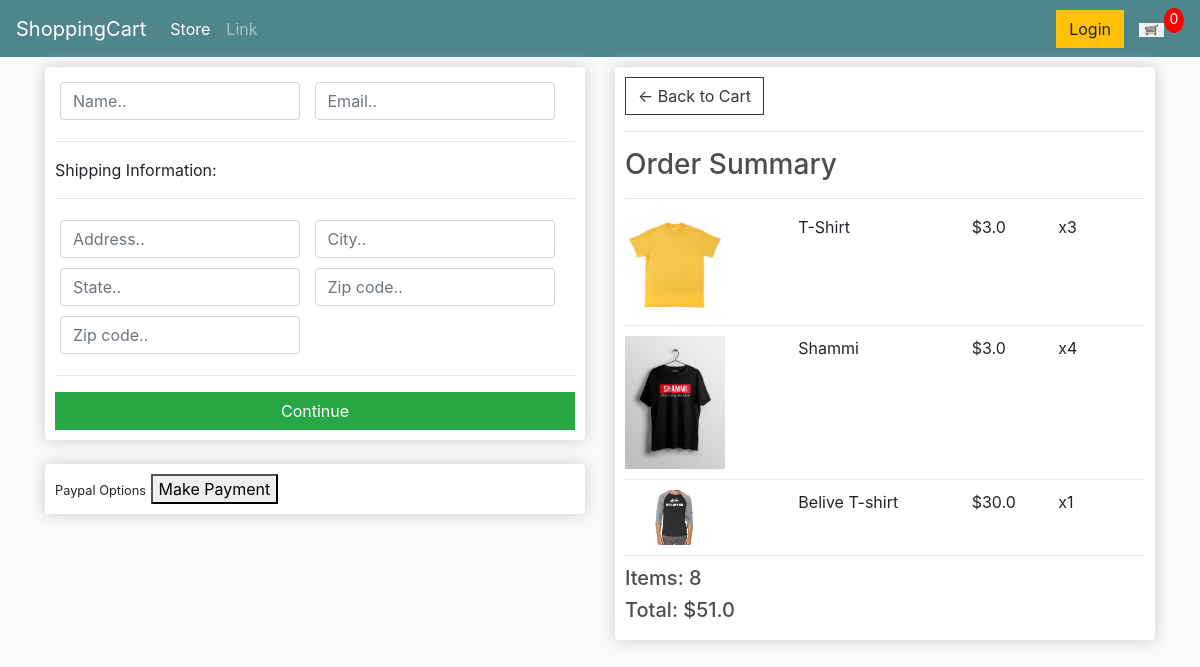
/checkout/ (signed in), run on an earlier commit of the app's database.
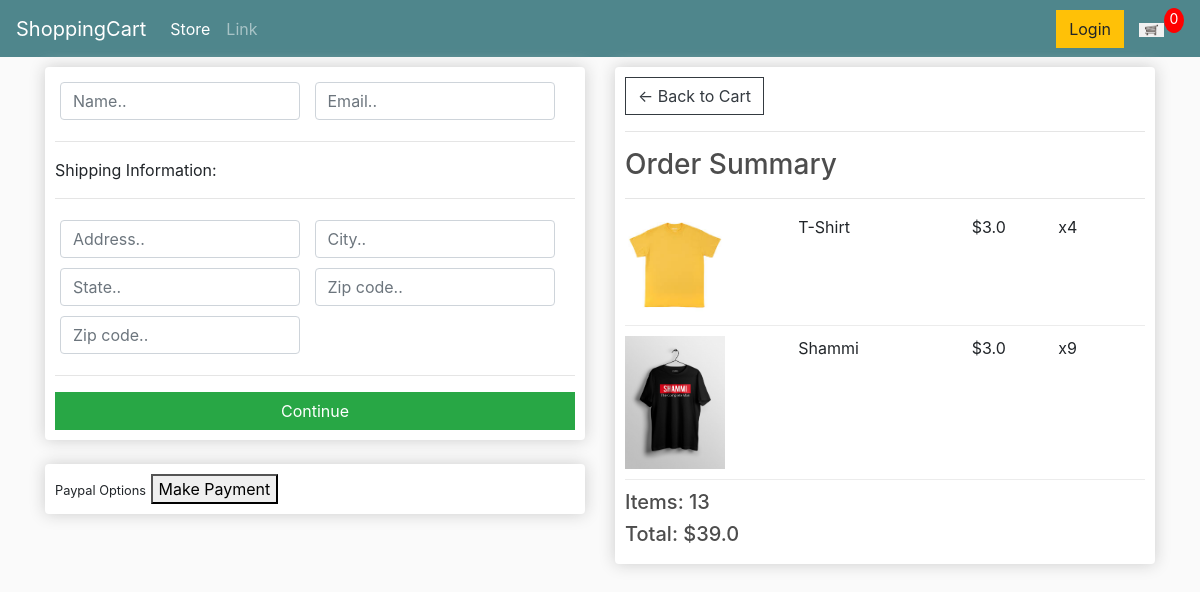
And on a later commit of the database.
### store/models.py (models this page shows, shortened)
class OrderItem(models.Model):
	product = models.ForeignKey(Product, on_delete=models.SET_NULL, null=True)
	order = models.ForeignKey(Order, on_delete=models.SET_NULL, null=True)
	quantity = models.IntegerField(default=0, null=True, blank=True)
	date_added = models.DateTimeField(auto_now_add=True)
	@property
	def get_total(self):
		total = self.product.price * self.quantity
		return total

class Product(models.Model):
	name = models.CharField(max_length=200)
	price = models.FloatField()
	digital = models.BooleanField(default=False,null=True, blank=True)
	image = models.ImageField(null=True, blank=True)
	@property
	def imageURL(self):
		try:
			url = self.image.url
		except:
			url = ''
		return url

class Order(models.Model):
	customer = models.ForeignKey(Customer, on_delete=models.SET_NULL, null=True, blank=True)
	date_ordered = models.DateTimeField(auto_now_add=True)
	complete = models.BooleanField(default=False)
	transaction_id = models.CharField(max_length=100, null=True)
	@property
	def get_cart_total(self):
		orderitems = self.orderitem_set.all()
		total = sum([item.get_total for item in orderitems])
		if total:
			return total
		return 0
	@property
	def get_cart_items(self):
		orderitems = self.orderitem_set.all()
		total = sum([item.quantity for item in orderitems])
		if total:
			return total
		return 0

### store/views.py (the view)
# urls.py: path('checkout/', views.checkout, name="checkout"),
def checkout(request):
    if request.user.is_authenticated:
        customer = request.user.customer
        order, created = Order.objects.get_or_create(customer=customer, complete=False)
        items = order.orderitem_set.all()
    else:
        items = []
    context = {'items': items, 'order':order}
    return render(request, 'store/checkout.html', context)

### store/templates/store/checkout.html
{% extends 'base/main.html' %}
{% load static %}
{% block content %}
     <div class="row">
		<div class="col-lg-6">
			<div class="box-element" id="form-wrapper">
				<form id="form">
					<div id="user-info">
						<div class="form-field">
							<input required class="form-control" type="text" name="name" placeholder="Name..">
						</div>
						<div class="form-field">
							<input required class="form-control" type="email" name="email" placeholder="Email..">
						</div>
					</div>
					<div id="shipping-info">
						<hr>
						<p>Shipping Information:</p>
						<hr>
						<div class="form-field">
							<input class="form-control" type="text" name="address" placeholder="Address..">
						</div>
						<div class="form-field">
							<input class="form-control" type="text" name="city" placeholder="City..">
						</div>
						<div class="form-field">
							<input class="form-control" type="text" name="state" placeholder="State..">
						</div>
						<div class="form-field">
							<input class="form-control" type="text" name="zipcode" placeholder="Zip code..">
						</div>
						<div class="form-field">
							<input class="form-control" type="text" name="country" placeholder="Zip code..">
						</div>
					</div>
					<hr>
					<input id="form-button" class="btn btn-success btn-block" type="submit" value="Continue">
				</form>
			</div>
			<br>
			<div class="box-element " id="payment-info">
				<small>Paypal Options</small>
				<button>Make Payment</button>
			</div>
		</div>
		<div class="col-lg-6">
			<div class="box-element">
				<a  class="btn btn-outline-dark" href="{% url 'cart' %}">&#x2190; Back to Cart</a>
				<hr>
				<h3>Order Summary</h3>
				<hr>
				{% for item in items %}
				<div class="cart-row">
					<div style="flex:2"><img class="row-image" src="{{item.product.imageURL}}"></div>
					<div style="flex:2"><p>{{ item.product.name }}</p></div>
					<div style="flex:1"><p>${{ item.product.price }}</p></div>
					<div style="flex:1"><p>x{{ item.quantity }}</p></div>
				</div>
				{% endfor %}
				<h5>Items:   {{ order.get_cart_items }}</h5>
				<h5>Total:   ${{ order.get_cart_total }}</h5>
			</div>
		</div>
	</div>
{% endblock content %}

What changed in the data, as far as the page shows it:
removed OrderItem: product.imageURL (picture), product.name "Belive T-shirt", product.price "30.0", quantity "1"
changed OrderItem "T-Shirt": quantity "3" → "4"
changed OrderItem "Shammi": quantity "4" → "9"
changed through a linked row, Order: get_cart_items "8" → "13"; get_cart_total "51.0" → "39.0"
